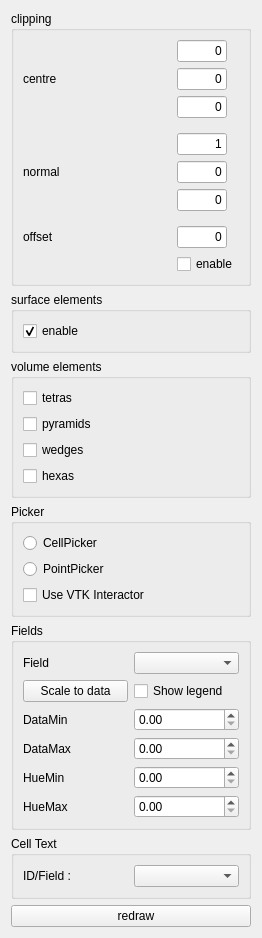
       <widget class="QWidget" name="scrollAreaWidgetContents" >
        <property name="geometry" >
         <rect>
          <x>0</x>
          <y>-125</y>
          <width>262</width>
          <height>912</height>
         </rect>
        </property>
        <layout class="QGridLayout" name="gridLayout_4" >
         <item row="0" column="0" >
          <widget class="QGroupBox" name="groupBox" >
           <property name="title" >
            <string>clipping</string>
           </property>
           <layout class="QGridLayout" >
            <item row="0" column="1" >
             <widget class="QLineEdit" name="lineEditClipX" >
              <property name="sizePolicy" >
               <sizepolicy vsizetype="Fixed" hsizetype="Minimum" >
                <horstretch>0</horstretch>
                <verstretch>0</verstretch>
               </sizepolicy>
              </property>
              <property name="maximumSize" >
               <size>
                <width>50</width>
                <height>16777215</height>
               </size>
              </property>
              <property name="text" >
               <string>0</string>
              </property>
              <property name="alignment" >
               <set>Qt::AlignRight|Qt::AlignTrailing|Qt::AlignVCenter</set>
              </property>
             </widget>
            </item>
            <item row="1" column="0" >
             <widget class="QLabel" name="label" >
              <property name="text" >
               <string>centre</string>
              </property>
             </widget>
            </item>
            <item row="1" column="1" >
             <widget class="QLineEdit" name="lineEditClipY" >
              <property name="sizePolicy" >
               <sizepolicy vsizetype="Fixed" hsizetype="Minimum" >
                <horstretch>0</horstretch>
                <verstretch>0</verstretch>
               </sizepolicy>
              </property>
              <property name="maximumSize" >
               <size>
                <width>50</width>
                <height>16777215</height>
               </size>
              </property>
              <property name="text" >
               <string>0</string>
              </property>
              <property name="alignment" >
               <set>Qt::AlignRight|Qt::AlignTrailing|Qt::AlignVCenter</set>
              </property>
             </widget>
            </item>
            <item row="2" column="1" >
             <widget class="QLineEdit" name="lineEditClipZ" >
              <property name="sizePolicy" >
               <sizepolicy vsizetype="Fixed" hsizetype="Minimum" >
                <horstretch>0</horstretch>
                <verstretch>0</verstretch>
               </sizepolicy>
              </property>
              <property name="maximumSize" >
               <size>
                <width>50</width>
                <height>16777215</height>
               </size>
              </property>
              <property name="text" >
               <string>0</string>
              </property>
              <property name="alignment" >
               <set>Qt::AlignRight|Qt::AlignTrailing|Qt::AlignVCenter</set>
              </property>
             </widget>
            </item>
            <item row="4" column="1" >
             <widget class="QLineEdit" name="lineEditClipNX" >
              <property name="sizePolicy" >
               <sizepolicy vsizetype="Fixed" hsizetype="Minimum" >
                <horstretch>0</horstretch>
                <verstretch>0</verstretch>
               </sizepolicy>
              </property>
              <property name="maximumSize" >
               <size>
                <width>50</width>
                <height>16777215</height>
               </size>
              </property>
              <property name="text" >
               <string>1</string>
              </property>
              <property name="alignment" >
               <set>Qt::AlignRight|Qt::AlignTrailing|Qt::AlignVCenter</set>
              </property>
             </widget>
            </item>
            <item row="5" column="0" >
             <widget class="QLabel" name="label_2" >
              <property name="text" >
               <string>normal</string>
              </property>
             </widget>
            </item>
            <item row="5" column="1" >
             <widget class="QLineEdit" name="lineEditClipNY" >
              <property name="sizePolicy" >
               <sizepolicy vsizetype="Fixed" hsizetype="Minimum" >
                <horstretch>0</horstretch>
                <verstretch>0</verstretch>
               </sizepolicy>
              </property>
              <property name="maximumSize" >
               <size>
                <width>50</width>
                <height>16777215</height>
               </size>
              </property>
              <property name="text" >
               <string>0</string>
              </property>
              <property name="alignment" >
               <set>Qt::AlignRight|Qt::AlignTrailing|Qt::AlignVCenter</set>
              </property>
             </widget>
            </item>
            <item row="6" column="1" >
             <widget class="QLineEdit" name="lineEditClipNZ" >
              <property name="sizePolicy" >
               <sizepolicy vsizetype="Fixed" hsizetype="Minimum" >
                <horstretch>0</horstretch>
                <verstretch>0</verstretch>
               </sizepolicy>
              </property>
              <property name="maximumSize" >
               <size>
                <width>50</width>
                <height>16777215</height>
               </size>
              </property>
              <property name="text" >
               <string>0</string>
              </property>
              <property name="alignment" >
               <set>Qt::AlignRight|Qt::AlignTrailing|Qt::AlignVCenter</set>
              </property>
             </widget>
            </item>
            <item row="3" column="1" >
             <widget class="Line" name="line" >
              <property name="lineWidth" >
               <number>0</number>
              </property>
              <property name="orientation" >
               <enum>Qt::Horizontal</enum>
              </property>
             </widget>
            </item>
            <item row="7" column="1" >
             <widget class="Line" name="line_2" >
              <property name="lineWidth" >
               <number>0</number>
              </property>
              <property name="orientation" >
               <enum>Qt::Horizontal</enum>
              </property>
             </widget>
            </item>
            <item row="9" column="1" >
             <widget class="QCheckBox" name="checkBoxClip" >
              <property name="text" >
               <string>enable</string>
              </property>
             </widget>
            </item>
            <item row="8" column="1" >
             <widget class="QLineEdit" name="lineEditOffset" >
              <property name="sizePolicy" >
               <sizepolicy vsizetype="Fixed" hsizetype="Minimum" >
                <horstretch>0</horstretch>
                <verstretch>0</verstretch>
               </sizepolicy>
              </property>
              <property name="maximumSize" >
               <size>
                <width>50</width>
                <height>16777215</height>
               </size>
              </property>
              <property name="text" >
               <string>0</string>
              </property>
              <property name="alignment" >
               <set>Qt::AlignRight|Qt::AlignTrailing|Qt::AlignVCenter</set>
              </property>
             </widget>
            </item>
            <item row="8" column="0" >
             <widget class="QLabel" name="label_3" >
              <property name="text" >
               <string>offset</string>
              </property>
             </widget>
            </item>
           </layout>
          </widget>
         </item>
         <item row="1" column="0" >
          <widget class="QGroupBox" name="groupBox_2" >
           <property name="title" >
            <string>surface elements</string>
           </property>
           <layout class="QVBoxLayout" >
            <item>
             <widget class="QCheckBox" name="checkBoxSurface" >
              <property name="text" >
               <string>enable</string>
              </property>
              <property name="checked" >
               <bool>true</bool>
              </property>
             </widget>
            </item>
           </layout>
          </widget>
         </item>
         <item row="2" column="0" >
          <widget class="QGroupBox" name="groupBox_3" >
           <property name="title" >
            <string>volume elements</string>
           </property>
           <layout class="QVBoxLayout" >
            <item>
             <widget class="QCheckBox" name="checkBoxTetra" >
              <property name="text" >
               <string>tetras</string>
              </property>
             </widget>
            </item>
            <item>
             <widget class="QCheckBox" name="checkBoxPyramid" >
              <property name="text" >
               <string>pyramids</string>
              </property>
             </widget>
            </item>
            <item>
             <widget class="QCheckBox" name="checkBoxWedge" >
              <property name="text" >
               <string>wedges</string>
              </property>
             </widget>
            </item>
            <item>
             <widget class="QCheckBox" name="checkBoxHexa" >
              <property name="text" >
               <string>hexas</string>
              </property>
             </widget>
            </item>
           </layout>
           <zorder>checkBoxTetra</zorder>
           <zorder>checkBoxPyramid</zorder>
           <zorder>checkBoxHexa</zorder>
           <zorder>checkBoxWedge</zorder>
          </widget>
         </item>
         <item row="3" column="0" >
          <widget class="QGroupBox" name="groupBox_4" >
           <property name="title" >
            <string>Picker</string>
           </property>
           <layout class="QVBoxLayout" name="verticalLayout" >
            <item>
             <widget class="QRadioButton" name="radioButton_CellPicker" >
              <property name="text" >
               <string>CellPicker</string>
              </property>
             </widget>
            </item>
            <item>
             <widget class="QRadioButton" name="radioButton_PointPicker" >
              <property name="text" >
               <string>PointPicker</string>
              </property>
             </widget>
            </item>
            <item>
             <widget class="QCheckBox" name="checkBox_UseVTKInteractor" >
              <property name="text" >
               <string>Use VTK Interactor</string>
              </property>
             </widget>
            </item>
           </layout>
          </widget>
         </item>
         <item row="4" column="0" >
          <widget class="QGroupBox" name="groupBox_5" >
           <property name="title" >
            <string>Fields</string>
           </property>
           <layout class="QGridLayout" name="gridLayout_2" >
            <item row="0" column="1" >
             <widget class="QComboBox" name="comboBox_Field" />
            </item>
            <item row="0" column="0" >
             <widget class="QLabel" name="label_4" >
              <property name="text" >
               <string>Field</string>
              </property>
             </widget>
            </item>
            <item row="1" column="1" >
             <widget class="QCheckBox" name="checkBox_Legend" >
              <property name="text" >
               <string>Show legend</string>
              </property>
             </widget>
            </item>
            <item row="1" column="0" >
             <widget class="QPushButton" name="pushButton_ScaleToData" >
              <property name="text" >
               <string>Scale to data</string>
              </property>
             </widget>
            </item>
            <item row="2" column="1" >
             <widget class="QDoubleSpinBox" name="doubleSpinBox_FieldMin" />
            </item>
            <item row="3" column="1" >
             <widget class="QDoubleSpinBox" name="doubleSpinBox_FieldMax" />
            </item>
            <item row="2" column="0" >
             <widget class="QLabel" name="label_5" >
              <property name="text" >
               <string>DataMin</string>
              </property>
             </widget>
            </item>
            <item row="3" column="0" >
             <widget class="QLabel" name="label_6" >
              <property name="text" >
               <string>DataMax</string>
              </property>
             </widget>
            </item>
            <item row="4" column="0" >
             <widget class="QLabel" name="label_7" >
              <property name="text" >
               <string>HueMin</string>
              </property>
             </widget>
            </item>
            <item row="5" column="0" >
             <widget class="QLabel" name="label_8" >
              <property name="text" >
               <string>HueMax</string>
              </property>
             </widget>
            </item>
            <item row="4" column="1" >
             <widget class="QDoubleSpinBox" name="doubleSpinBox_HueMin" >
              <property name="maximum" >
               <double>1.000000000000000</double>
              </property>
              <property name="singleStep" >
               <double>0.010000000000000</double>
              </property>
             </widget>
            </item>
            <item row="5" column="1" >
             <widget class="QDoubleSpinBox" name="doubleSpinBox_HueMax" >
              <property name="maximum" >
               <double>1.000000000000000</double>
              </property>
              <property name="singleStep" >
               <double>0.010000000000000</double>
              </property>
             </widget>
            </item>
           </layout>
          </widget>
         </item>
         <item row="6" column="0" >
          <widget class="QPushButton" name="pushButtonRedraw" >
           <property name="sizePolicy" >
            <sizepolicy vsizetype="Fixed" hsizetype="Preferred" >
             <horstretch>0</horstretch>
             <verstretch>0</verstretch>
            </sizepolicy>
           </property>
           <property name="text" >
            <string>   redraw</string>
           </property>
           <property name="icon" >
            <iconset resource="engrid.qrc" >
             <normaloff>:/icons/resources/kde_icons/reload.png</normaloff>:/icons/resources/kde_icons/reload.png</iconset>
           </property>
          </widget>
         </item>
         <item row="5" column="0" >
          <widget class="QGroupBox" name="groupBox_6" >
           <property name="title" >
            <string>Cell Text</string>
           </property>
           <layout class="QGridLayout" name="gridLayout_6" >
            <item row="0" column="0" >
             <widget class="QLabel" name="label_9" >
              <property name="text" >
               <string>ID/Field :</string>
              </property>
             </widget>
            </item>
            <item row="0" column="1" >
             <widget class="QComboBox" name="comboBox_CellTextField" />
            </item>
           </layout>
          </widget>
         </item>
        </layout>
       </widget>
